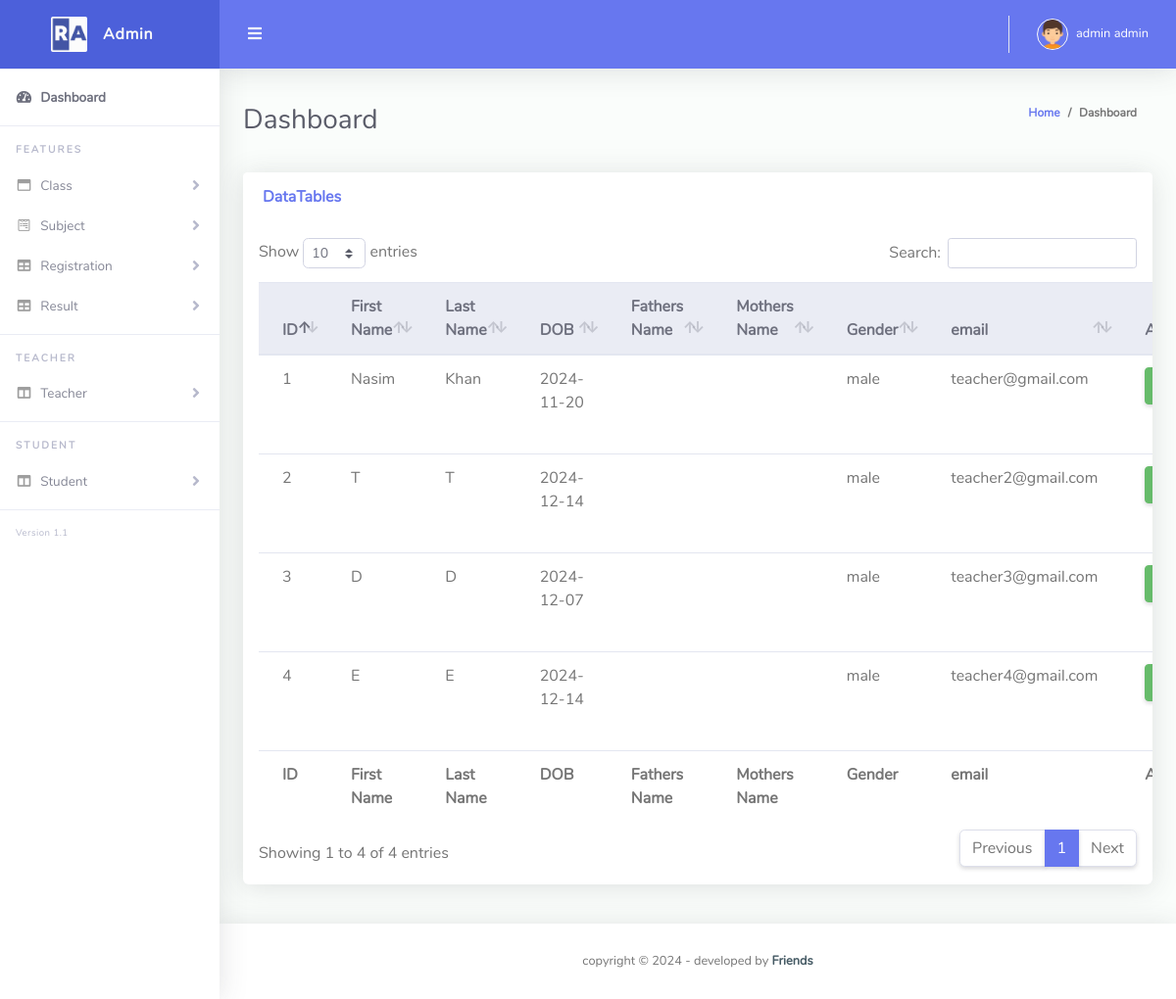
The app's page /list_of_teacher.php (signed in) with its own data.
### tables this page shows
CREATE TABLE `users` (
  `user_id` int(5) NOT NULL,
  `user_first_name` varchar(20) NOT NULL,
  `user_last_name` varchar(20) NOT NULL,
  `dob` varchar(10) NOT NULL,
  `father_name` varchar(50) DEFAULT NULL,
  `mother_name` varchar(50) DEFAULT NULL,
  `gender` varchar(6) NOT NULL,
  `email` varchar(50) NOT NULL,
  `password` varchar(20) NOT NULL,
  `user_type` varchar(10) NOT NULL DEFAULT 'student',
  `imagename` varchar(150) DEFAULT NULL
);

### list_of_teacher.php (the view, shortened to what this page needs)
<?php
require('connection.php');
$user_type = $_SESSION['user_type'];
if ($user_type == 'admin') {
?>
    <?php
    $sql1 = "SELECT * FROM users WHERE user_type='teacher'";
    $query1 = $conn->query($sql1);
    ?>
    <!DOCTYPE html>
    <html lang="en">
    <head>
        <link href="vendor/fontawesome-free/css/all.min.css" rel="stylesheet" type="text/css">
        <link href="vendor/bootstrap/css/bootstrap.min.css" rel="stylesheet" type="text/css">
        <link href="css/ruang-admin.min.css" rel="stylesheet">
        <link href="vendor/datatables/dataTables.bootstrap4.min.css" rel="stylesheet">
    </head>
    <body id="page-top">
        <div id="wrapper">
            <?php include('sidebar.php') ?>
            <div id="content-wrapper" class="d-flex flex-column">
                <div id="content">
                    <?php include('topbar.php'); ?>
                    <div class="container-fluid" id="container-wrapper">
                        <div class="d-sm-flex align-items-center justify-content-between mb-4">
                            <h1 class="h3 mb-0 text-gray-800">Dashboard</h1>
                            <ol class="breadcrumb">
                                <li class="breadcrumb-item"><a href="./">Home</a></li>
                                <li class="breadcrumb-item active" aria-current="page">Dashboard</li>
                            </ol>
                        </div>
                        <div class="row mb-3">
                            <div class="col-lg-12">
                                <div class="card mb-4">
                                    <div class="card-header py-3 d-flex flex-row align-items-center justify-content-between">
                                        <h6 class="m-0 font-weight-bold text-primary">DataTables</h6>
                                    </div>
                                    <div class="table-responsive p-3">
                                        <table class="table align-items-center table-flush" id="dataTable">
                                            <thead class="thead-light">
                                                <tr>
                                                    <th>ID</th>
                                                    <th>First Name</th>
                                                    <th>Last Name</th>
                                                    <th>DOB</th>
                                                    <th>Fathers Name</th>
                                                    <th>Mothers Name</th>
                                                    <th>Gender</th>
                                                    <th>email</th>
                                                    <th>Action</th>
                                                </tr>
                                            </thead>
                                            <tfoot>
                                                <tr>
                                                    <th>ID</th>
                                                    <th>First Name</th>
                                                    <th>Last Name</th>
                                                    <th>DOB</th>
                                                    <th>Fathers Name</th>
                                                    <th>Mothers Name</th>
                                                    <th>Gender</th>
                                                    <th>email</th>
                                                    <th>Action</th>
                                                </tr>
                                            </tfoot>
                                            <tbody>
                                                <?php
                                                $sl = 0;
                                                while ($data = mysqli_fetch_assoc($query1)) {
                                                    $user_id = $data['user_id'];
                                                    $user_first_name = $data['user_first_name'];
                                                    $user_last_name = $data['user_last_name'];
                                                    $dob = $data['dob'];
                                                    $father_name = $data['father_name'];
                                                    $mother_name = $data['mother_name'];
                                                    $gender = $data['gender'];
                                                    $email = $data['email'];
                                                    $sl++;
                                                ?>
                                                    <tr>
                                                        <td><?php echo $sl ?></td>
                                                        <td><?php echo $user_first_name ?></td>
                                                        <td><?php echo $user_last_name ?></td>
                                                        <td><?php echo $dob ?></td>
                                                        <td><?php echo $father_name ?></td>
                                                        <td><?php echo $mother_name ?></td>
                                                        <td><?php echo $gender ?></td>
                                                        <td><?php echo $email ?></td>
                                                        <td>
                                                            <a href="edit_teacher.php?id=<?php echo $user_id ?>" class="btn btn-success">
                                                            </a>
                                                        </td>
                                                    </tr>
                                                <?php
                                                }
                                                ?>
                                            </tbody>
                                        </table>
                                    </div>
                                </div>
                            </div>
                        </div>
                    </div>
                </div>
                <footer class="sticky-footer bg-white">
                    <div class="container my-auto">
                        <div class="copyright text-center my-auto">
                            <span>copyright &copy;  - developed by
                                <b><a href="#" target="_blank">Friends</a></b>
                            </span>
                        </div>
                    </div>
                </footer>
            </div>
        </div>
    </body>
    </html>
<?php
} else {
    header('location:login.php');
}
?>

### records on screen
users: user_first_name "Nasim", user_last_name "Khan", dob "2024-11-20", gender "male", email "teacher@gmail.com"
users: user_first_name "T", user_last_name "T", dob "2024-12-14", gender "male", email "teacher2@gmail.com"
users: user_first_name "D", user_last_name "D", dob "2024-12-07", gender "male", email "teacher3@gmail.com"
users: user_first_name "E", user_last_name "E", dob "2024-12-14", gender "male", email "teacher4@gmail.com"

### other values on screen
$username "admin admin"
